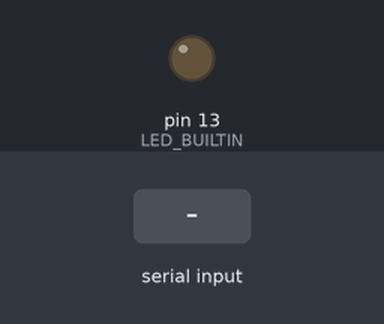
Recording of a sketch running on a simulated Arduino Uno, built with avr-gcc and run on an emulated ATmega328P. Shown: output pins drawn as LEDs (lit = HIGH). The test bench sets the inputs (shaded band).

Above: at 1.2 s.
1.3 s: "1" received over Serial
Timing chart, 0 to 4.3 s (numbered marks = the images above; inputs shaded):
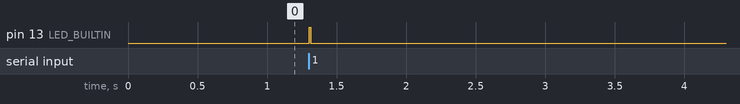

Measured:
- after the input at 1.3 s, pin 13 (LED_BUILTIN): LOW → HIGH at once, → LOW 0.01 s later

The sketch:

PingArduino.ino
```cpp
int ledState = 0;

void setup(){
  Serial.begin(9600);
  pinMode(LED_BUILTIN, OUTPUT);
}
void loop(){
  ledState = recvSerial();
  if (ledState == 1){
    digitalWrite(LED_BUILTIN, HIGH);
  } else {
    digitalWrite(LED_BUILTIN, LOW);
  }
  delay(10);
}

int recvSerial() {
  if(Serial.available()){
    int serialData = Serial.read();
    switch (serialData) {
      case '1':
        return 1;
        break;
      default:
        return 0;
     }
  }
  return 0;
}
```
